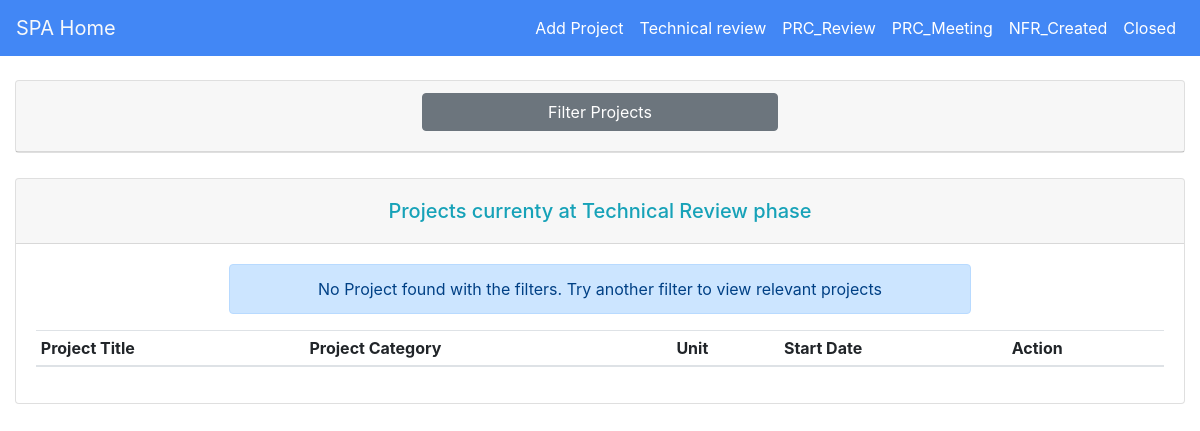
Page /technical_review/ (signed in) on the earlier database version.
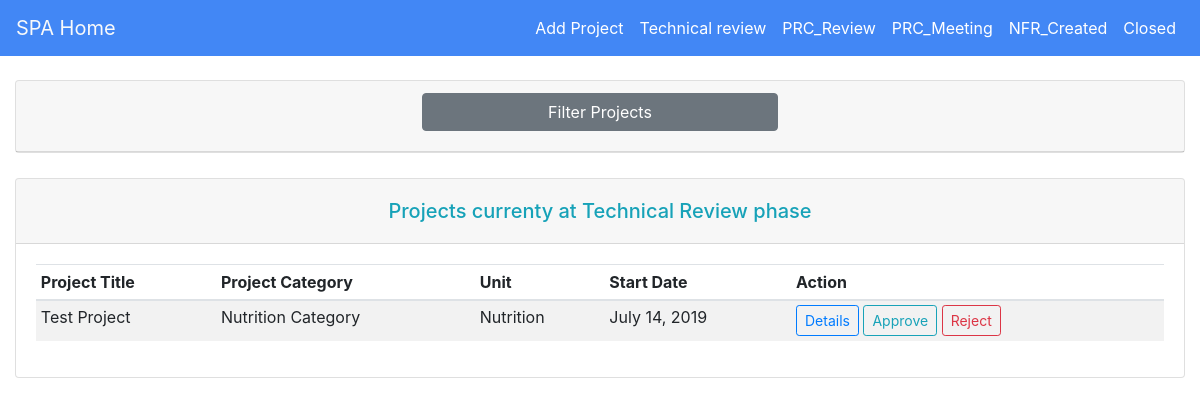
Same page on the later database version.
### approval/models.py (models this page shows, shortened)
class Project(models.Model):
    status = (
        ("new", "New"),
        ("tech", "Technical Review"),
        ("prc_review", "PRC Review"),
        ("prc_meeting", "PRC Meeting"),
        ("nfr", "NFR Created"),
        ("closed", "Closed"),
    )
    project_title = models.CharField(max_length=50)
    description = models.CharField(max_length=500)
    project_category = models.ForeignKey(ProjectCategory, on_delete=models.CASCADE)
    country = models.CharField(max_length=50)
    sub_office = models.CharField(max_length=50)
    project_category = models.CharField(max_length=50)
    start_date = models.DateField(auto_now=False, auto_now_add=False)
    end_date = models.DateField(auto_now=False, auto_now_add=False)
    unit = models.ForeignKey(Unit, on_delete=models.CASCADE, null=True)
    status = models.CharField(max_length=50, choices=status, default="tech")

class Unit(models.Model):
    unit_name = models.CharField(max_length=50, default="Nutrition")
    def __str__(self):
        return self.unit_name

### approval/views.py (the view)
# urls.py: path('technical_review/', views.TechnicalReview, name='technical_review'),
def TechnicalReview(request, newContext={}):
    projects = Project.objects.filter(status = "tech")
    project_filter = ProjectFilter(request.GET, queryset=projects)
    user = request.user
    context = {"projects":project_filter, "user":user}
    context.update(newContext)
    return render(request, "technical_review.html", context=context)

### approval/models.py (called while the page is built)
    def __str__(self):
        return self.project_category

### approval/templates/technical_review.html (shortened to what this page needs)
{% extends "base.html" %}
{% load static %}
{% load widget_tweaks %}
{% block content %}
{% if user.is_authenticated %}
<div class="card m-auto">
        <div class="card-header">
            <div class="row">
              <div class="col-md-4"></div>
              <div class="col-md-4">
                  <a class="card-link" style="color: black" data-toggle="collapse" href="#collapseOne">
                      <h4 style="margin-top: 0" class="btn btn-block btn-secondary">Filter Projects</h4>
                    </a>
              </div>
              <div class="col-md-4"></div>
            </div>
          </div>
    </div>
    <div class="row mt-2">
        <div class="col-md-3"></div>
        <div class="col-md-6 op">
        </div>
        <div class="col-md-3"></div>
    </div>
        <div class="card mt-3 mb-3">
            <div class="card-header">
                    <h5 class="mt-2 text-center mb-2 text-info">Projects currenty at Technical Review phase</h5>
            </div>
            <div class="card-body">
                    <table class="table table-striped table-sm">
                        <thead>
                            <tr>
                                <th>Project Title</th>
                                <th>Project Category</th>
                                <th>Unit</th>
                                <th>Start Date</th>
                                <th>Action</th>
                            </tr>
                        </thead>
                        <tbody>
                    {% for project in projects.qs %}
                            <tr>
                                <td>{{ project.project_title }}</td>
                                <td>{{ project.project_category }}</td>
                                <td>{{ project.unit }}</td>
                                <td>{{ project.start_date }}</td>
                                <td>
                                  <a href="{% url "project_details" project.id %}">
                                      <button class="btn btn-outline-primary btn-sm">Details</button>
                                  </a>
                                  <a class="confirm-approval" href="{% url "change_status" project.id "prc_review"  "tech_review" %}">
                                      <button class="btn btn-outline-info btn-sm">Approve</button>
                                  </a>
                                  <a class="confirm-rejection" href="{% url "change_status" project.id "rejected" "tech_review" %}">
                                      <button class="btn btn-outline-danger btn-sm">Reject</button>
                                  </a>
                                </td>
                            </tr>
                    {% endfor %}
                    {% if projects.qs|length <= 0 %}
                    <div class="row text-center">
                        <div class="col-md-2"></div>
                        <div class="col-md-8">
                            <div class="alert alert-primary">
                              No Project found with the filters. Try another filter to view relevant projects
                            </div>
                        </div>
                        <div class="col-md-2"></div>
                    </div>
                    {% else %}
                    <div class="row"></div>
                    {% endif %}
                        </tbody>
                    </table>
            </div>
        </div>
{% endif %}
{% endblock %}

Differences in the rows shown:
now on this page (row edited): Project: project_title "Test Project", project_category "Nutrition Category", unit "Nutrition", start_date "July 14, 2019"
Other differences:
text no longer shown: "No Project found with the filters. Try another filter to view relevant projects"
